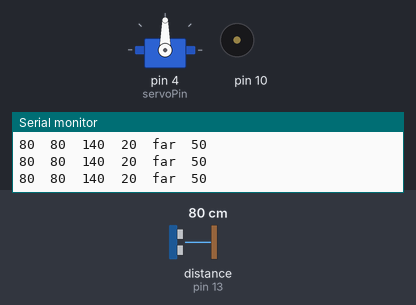
The sketch below on a simulated Arduino Uno, built with avr-gcc and run on an emulated ATmega328P. On the bench: servo, buzzer (waves = sounding), the last lines printed to the serial monitor. The inputs (shaded band) are chosen by the test bench; at power-on: distance to the obstacle (sensor on pin 13) 80 cm. The echo pulse lasts 58.3 µs per cm.

Above: at 1.2 s.
1.3 s: distance to the obstacle (sensor on pin 13) set to 22 cm
4.3 s: distance to the obstacle (sensor on pin 13) set to 18 cm
At 5.8 s:
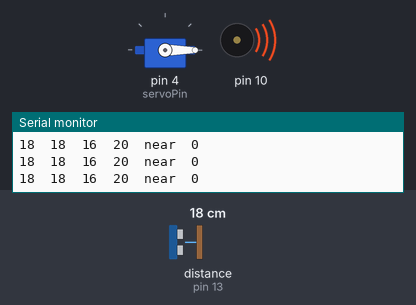
6.1 s: distance to the obstacle (sensor on pin 13) set to 35 cm
At 6.9 s:
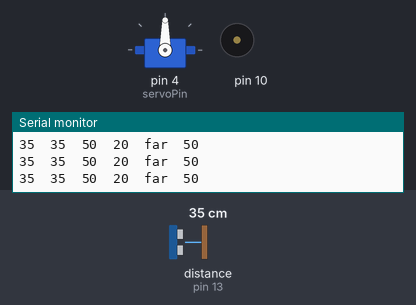
9.1 s: distance to the obstacle (sensor on pin 13) set to 2 cm
At 10.8 s:
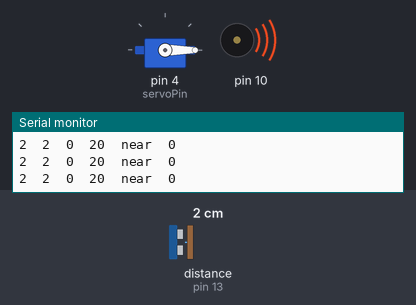
Timing chart, 0 to 11.9 s (numbered marks = the images above; inputs shaded):
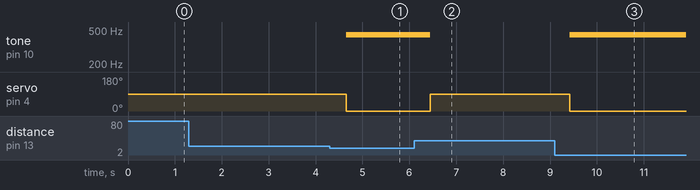

Measured:
- the behaviour switches between 20 and 19 cm on distance to the obstacle (sensor on pin 13) (found by bisection; images 0 and 1)
- after the input at 4.3 s, tone on pin 10: silent → 440 Hz after 0.36 s; servo on pin 4 (servoPin): 90° → 0° after 0.36 s
- after the input at 6.1 s, tone on pin 10: 440 Hz → silent after 0.34 s; servo on pin 4 (servoPin): 0° → 90° after 0.35 s
- after the input at 9.1 s, tone on pin 10: silent → 440 Hz after 0.32 s; servo on pin 4 (servoPin): 90° → 0° after 0.32 s

The sketch:

W08_01_thresholds-sonar.ino
```cpp
// sensor thresholding :: sonar

// sonar on pins 12 and 13
// servo on pin 4

#include <MedianFilter.h>
#include <Ultrasonic.h>
#include <Servo.h>

// circuit variables
Servo continuous_360;
int servoValue;
int servoPin = 4;

// filter variables
MedianFilter medianValues(32, 0); // first value can be up to 255, bigger = more filter slower code
                                  // second value is a preset - i leave it zero

int filteredValues;

//Ultra sonic sensor pin definitions
int trigpin = 12;//appoint trigger pin
int echopin = 13;//appoint echo pin

Ultrasonic ultrasonic(trigpin,echopin); // create object

// postion limits for mapping -- contextual -- you need to think a bit here
int sonarLow = 10;    // adjust both of these for your context
int sonarHigh = 100;

// servo postion limits for mapping
int servoLow = 0;
int servoHigh = 180;

// threshold to stop servo
int threshold = 90;  // test in context!
int DISTANCE_STATE = 0;

//https://www.youtube.com/watch?v=E9IuXEwpU7U
int NEAR = 0;
int FAR = 1;

void setup() {

  Serial.begin(9600);
  continuous_360.attach(servoPin);
  ultrasonic.setTimeout(15000UL); // see examples OR https://tangiblemedia.ca/building-blocks/sonar-sensor-ultrasonic-distance-detector/
  Serial.println(__FILE__);
}

void loop() {

  // read your sensors - inputs
    int distanceReading = averageUltraSonic(3); // average (X) readings
      Serial.print(distanceReading); // value 1 in plotter
      Serial.print("\t");

  // integrate and set states
    medianValues.in(distanceReading);
    filteredValues = medianValues.out();
      Serial.print(filteredValues);  // value 2 in plotter
      Serial.print("\t");

  // map
    servoValue = map(filteredValues, sonarLow, sonarHigh, servoLow, servoHigh); //0,180

  // limit the range
    if (servoValue < servoLow)  servoValue = servoLow;
    if (servoValue > servoHigh) servoValue = servoHigh;

  // take action
    Serial.print(servoValue);   // value 3 in plotter
    Serial.print("\t");

  // DETERMINE THRESHOLD

    // use serial plotter
    // look at your sensor max and min, pick a value between that makes sense
    // change the 90 to the value you determine

  threshold = 20; // 90 is a start point -- it will be wrong - find yours
    Serial.print(threshold);   // value 4 in plotter
    Serial.print('\t');

  // THRESHOLD COMPARE -- distance is NEAR (below threshold) of FAR ( above threshold)
  if (servoValue < threshold) {
    DISTANCE_STATE = NEAR;
    Serial.print("near");   // value 5 in plotter
    tone(10,440);
    continuous_360.write(0); // spin one way fast
  } else {
    DISTANCE_STATE = FAR;
    Serial.print("far");   // value 5 in plotter
    noTone(10);
    continuous_360.write(90); // stop
  }

  Serial.print('\t');
  Serial.print(DISTANCE_STATE*50); //  // value 6 in plotter
  Serial.println();

} // end loop

// this function reads the distance 'howMany' times
// it then returns the average of those readings
//

int averageUltraSonic( int howMany ){
  long dist = 0;
  for (int i = 0; i < howMany; i++){
      dist += ultrasonic.read();
  }
  return dist = (int) dist / howMany;
}
```
